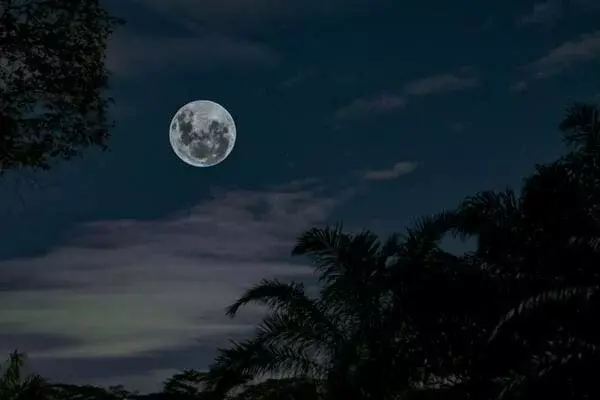
#> input picture dataset/moon.jpg, 600 x 400 px
$ jupyter execute image_masking.ipynb
#> lines starting #> are read from the running program, lines starting #| are printed output that depends on the picture; after the words box and inside, x2 and y2 are one past the last pixel; in counts of white or black regions, pixels touching at a corner belong together
# Image Masking

Image masking is a technique in computer vision and image processing that involves selectively applying a mask (also known as a binary image or a binary mask) to an image to control which parts of the image are visible and which are hidden or modified. The mask is typically a binary image, where each pixel is either set to 1 (white) to keep the corresponding pixel in the original image or set to 0 (black) to hide or modify the corresponding pixel.

## Bitwise Operations and Image Masking with OpenCV

Bitwise operations are used in image processing to extract a Region of Interest (ROI) from an image.

### Bitwise AND

The cv2.bitwise_and function calculates the per-element bit-wise conjunction of two arrays.

### Bitwise OR

The cv2.bitwise_or function calculates the per-element bit-wise disjunction of two arrays.

### Bitwise XOR

The cv2.bitwise_xor function calculates the per-element bit-wise "exclusive or" operation on two arrays.

### Bitwise NOT

The cv2.bitwise_not function calculates the per-element bit-wise inversion of the input array.

[cell 1]
import cv2
import numpy as np
import matplotlib.pyplot as plt

# draw a vertical rectangle
image1 = np.zeros((400, 600), dtype="uint8")
cv2.rectangle(image1, (50, 50), (250, 350), 255, -1)
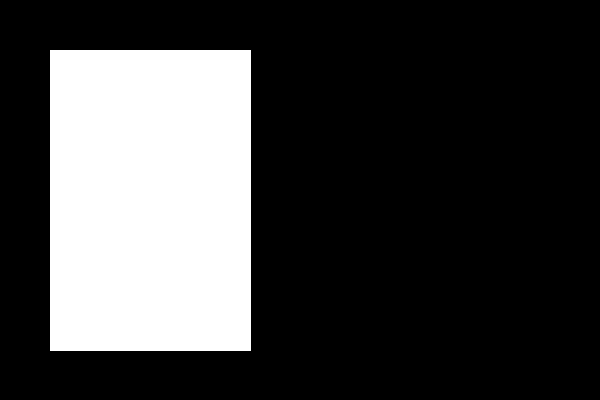
#> image1: shape (400, 600); 25.2% white; 1 white region, box (x1, y1, x2, y2) and area: (50, 50, 251, 351) 60501

# draw a horizontal rectangle
image2 = np.zeros((400, 600), dtype="uint8")
cv2.rectangle(image2, (50, 200), (550, 350), 255, -1)
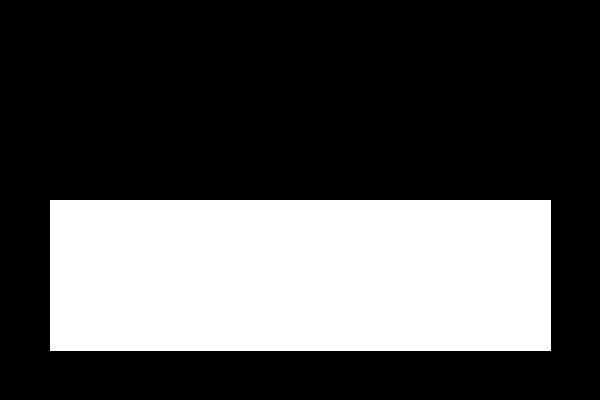
#> image2: shape (400, 600); 31.5% white; 1 white region, box (x1, y1, x2, y2) and area: (50, 200, 551, 351) 75651

# bitwise and mapping
bitwise_and = cv2.bitwise_and(image1, image2)

# bitwise or mapping
bitwise_or = cv2.bitwise_or(image1, image2)

# bitwise xor mapping
bitwise_xor = cv2.bitwise_xor(image1, image2)

# bitwise not
bitwise_not = cv2.bitwise_not(image1)

[cell 2]
f, axes = plt.subplots(1, 6 , figsize=(16,8))
axes[0].imshow(image1, cmap ='gray')
axes[1].imshow(image2,cmap ='gray')
axes[2].imshow(bitwise_and, cmap = 'gray')
axes[3].imshow(bitwise_or, cmap = 'gray')
axes[4].imshow(bitwise_xor, cmap = 'gray')
axes[5].imshow(bitwise_or, cmap = 'gray')

plt.setp(axes[0], xlabel= "First Image")
plt.setp(axes[1], xlabel= "Second Image")
plt.setp(axes[2], xlabel= "Bitwise AND Mask Image")
plt.setp(axes[3], xlabel= "Bitwise OR Mask Image")
plt.setp(axes[4], xlabel= "Bitwise XOR Mask Image")
plt.setp(axes[5], xlabel= "Bitwise NOT Mask Image")


f.tight_layout()
plt.show()
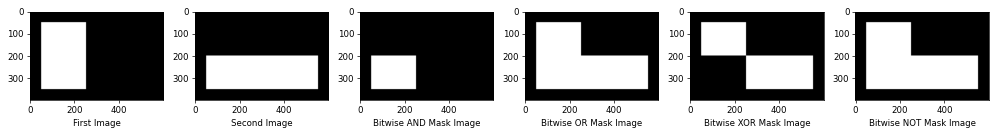
#> figure drawn by matplotlib, 6 panels

### Masking Image

[cell 3]
# Load images
image_path = '../dataset/moon.jpg'
moon_image = cv2.imread(image_path)
#> moon_image is the input picture: shape (400, 600, 3); mean B, G, R 39.9, 32, 20.2

[cell 4]
plt.imshow(cv2.cvtColor(moon_image, cv2.COLOR_BGR2RGB))
plt.title("Original Images")

[cell 5]
# create a black image with the same size as our
# image that contains the moon, we then create
# a white circle on the black image
mask = np.zeros(moon_image.shape[:2], dtype="uint8")
cv2.circle(mask, (202, 133), 34, 255, -1)
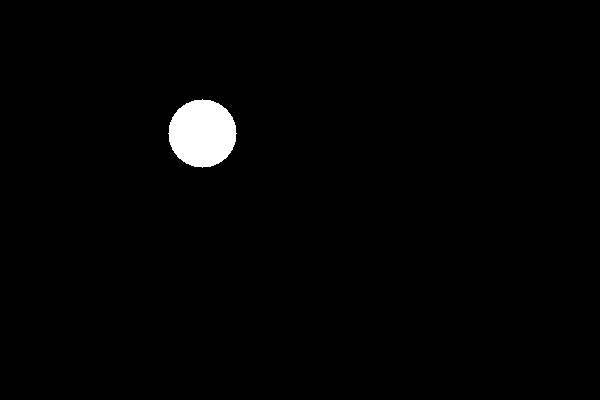
#> mask: shape (400, 600); 1.5% white; 1 white region, box (x1, y1, x2, y2) and area: (168, 99, 237, 168) 3625

# apply the mask to our image
masked = cv2.bitwise_and(moon_image, moon_image, mask=mask)

[cell 6]
f, axes = plt.subplots(1, 3, figsize=(16,8))
axes[0].imshow(cv2.cvtColor(moon_image, cv2.COLOR_BGR2RGB))
axes[1].imshow(mask,cmap ='gray')
axes[2].imshow(cv2.cvtColor(masked, cv2.COLOR_BGR2RGB))

plt.setp(axes[0], xlabel= "Original Image")
plt.setp(axes[1], xlabel= " Mask ")
plt.setp(axes[2], xlabel= "Masked Image of Moon")


f.tight_layout()
plt.show()
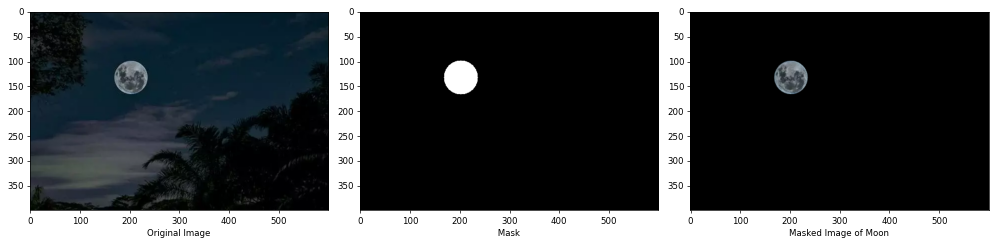
#> figure drawn by matplotlib, 3 panels

$ run again, with dataset/flower.jpg copied over dataset/moon.jpg
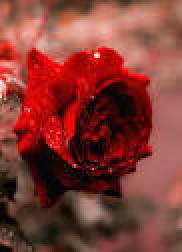
#> input picture dataset/flower.jpg, 91 x 126 px (shown 2 times larger)
#> image1: shape (400, 600); 25.2% white; 1 white region, box (x1, y1, x2, y2) and area: (50, 50, 251, 351) 60501
#> image2: shape (400, 600); 31.5% white; 1 white region, box (x1, y1, x2, y2) and area: (50, 200, 551, 351) 75651
#> moon_image is the input picture: shape (126, 91, 3); mean B, G, R 52.4, 59.9, 130.7
#> mask: shape (126, 91); every value is 0
#> masked: shape (126, 91, 3); every value is 0
#> `plt.show()`:
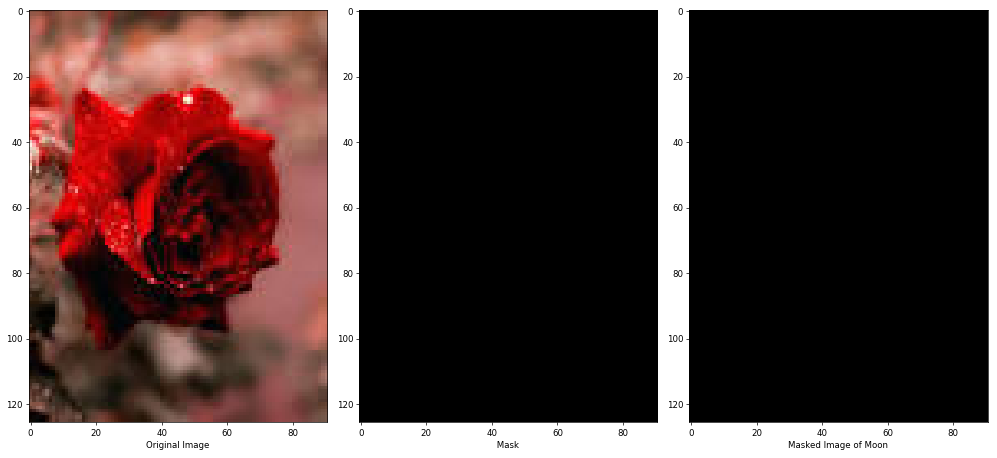
#> figure drawn by matplotlib, 3 panels
